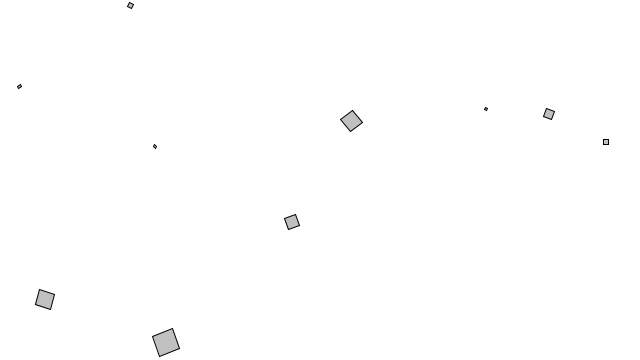
Frame 1 (no input)
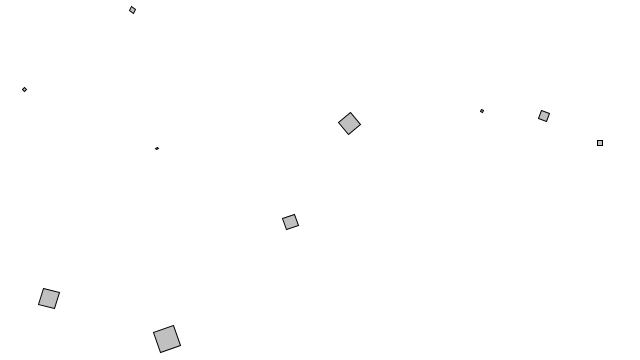
Frame 60 (the mouse pressed at the canvas centre just before this capture)
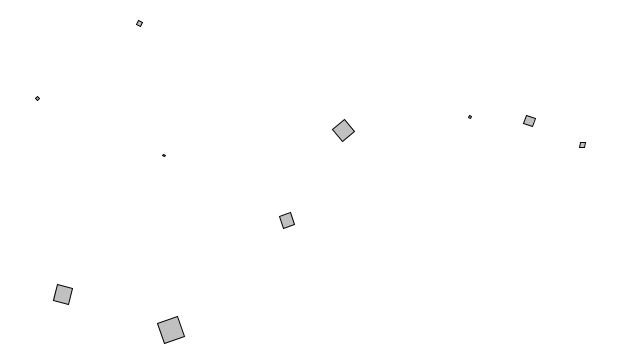
Frame 120 (the mouse held since frame 60 and released just before this capture)

The Processing sketch that drew these frames (run headless with seeded random() and noise(); from frame 60 on, the mouse is pressed at the canvas centre):

// Processing sketch: RotationMover
// ── RotationMover.pde
class Mover {
	PVector location;
	PVector velocity;
	PVector acceleration;
	float mass;

	float aVelocity = 0;
	float aAcceleration = 0.001;
	float G = 0.4;

	Mover(float m, float x, float y) {
		mass = m;
		location = new PVector(x, y);
		velocity = new PVector(0, 0);
		acceleration = new PVector(0, 0);
	}

	void update() {
		velocity.add(acceleration);
		location.add(velocity);
		acceleration.mult(0);
	}

	void display() {
		stroke(0);
		fill(175,200);
		rectMode(CENTER);
  
  
    float angle = atan2(velocity.x, velocity.y);
		// Use push/pop matrix so rotation does not affect the rest of the world
		pushMatrix();
		translate(location.x, location.y);
		rotate(angle);
		rect(0,0,mass*16,mass*16);
		popMatrix();
	}

	void applyForce(PVector force) {
		// Divide force by mass to get acceleration
		// Will be reusing force so make a copy to work with
		PVector f = PVector.div(force, mass);
		acceleration.add(f);
	}

	PVector attract(Mover m) {
		PVector force = PVector.sub(location, m.location);
		float distance = force.mag();

		// Based on pixels
		// Don't want distance to be too high or too low to throw off force
		distance = constrain(distance,5,25);
		
		force.normalize();

		float strength = (G * mass * m.mass) / (distance * distance);
		force.mult(strength);

		return force;
	}
}


Mover[] movers = new Mover[10];

void setup() {
	size(640,360);
	for(int i = 0; i < movers.length; i++) {
		movers[i] = new Mover(random(0.1,2), random(width), random(height));
	}
}

void draw() {
	background(255);

	for(int i = 0; i < movers.length; i++) {
		// Attract all movers to each other
		for(int j = 0; j < movers.length; j++) {
			if(i != j) {
				PVector force = movers[j].attract(movers[i]);
				movers[i].applyForce(force);
			}
		}
		
		movers[i].update();
		movers[i].display();
	}
}
